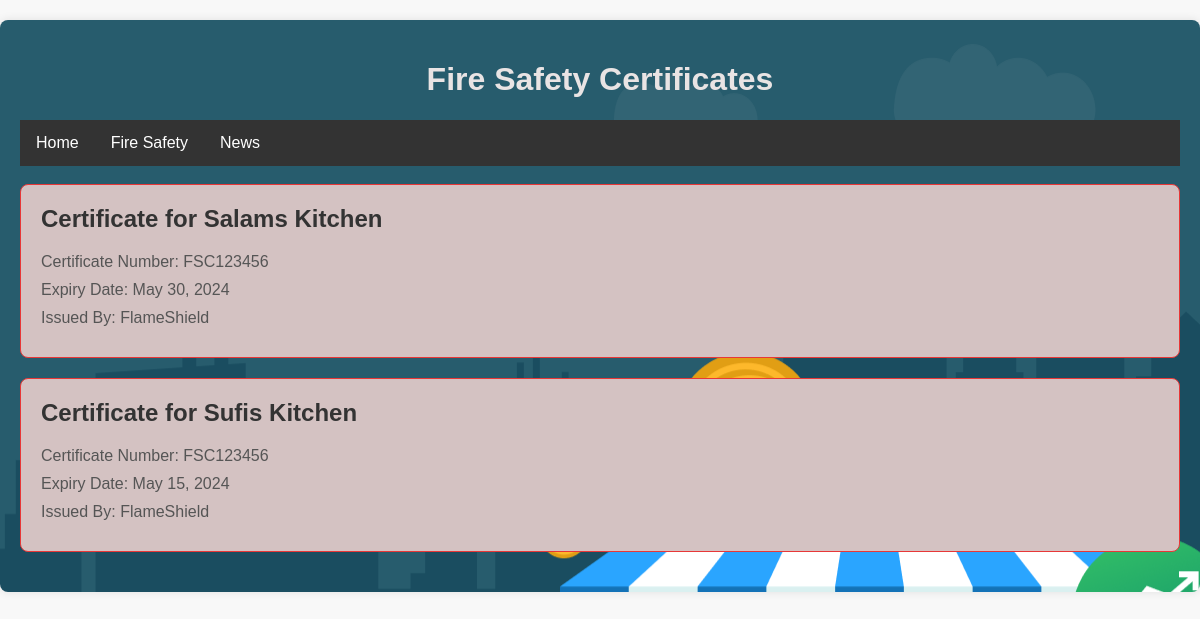
Page /certificate/ on the earlier database version.
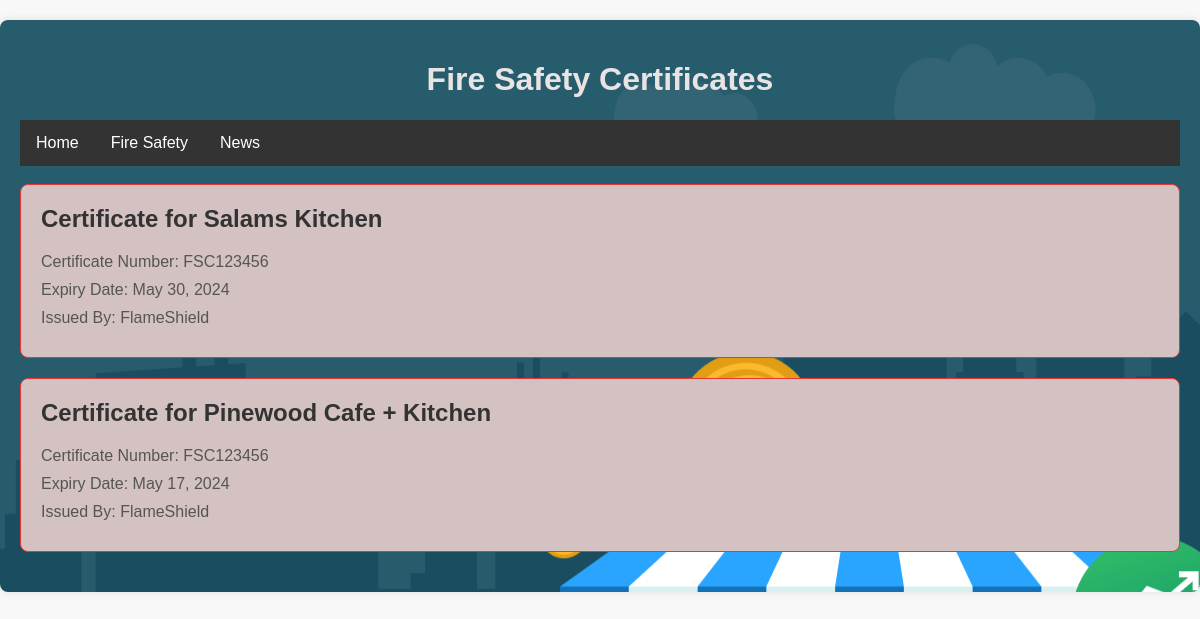
Same page on the later database version.
### app1/models.py (models this page shows)
class addRestaurentModel(models.Model) :
    commpanyName = models.CharField(max_length=50)
    issuedBy = models.CharField(max_length=50)
    expiryDate = models.DateField()
    message = models.TextField()

### app1/views.py (the view)
# urls.py: path('certificate/', views.certificateView, name = "certificate"),
def certificateView(request):
    restaurants = addRestaurentModel.objects.filter()
    args = {
        "restaurants": restaurants,
    }
    return render(request, "certificate.html", args)

### templates/certificate.html (shortened to what this page needs)
<!DOCTYPE html>
<html lang="en">
<head>
</head>
<body>
<div class="container">
  <header> <h1>Fire Safety Certificates</h1> </header>
  <div class="navbar">
    <a href="/home">Home</a>
    <a href="/safety">Fire Safety</a>
    <div class="dropdown">
      <button class="dropbtn">News
      </button>
    </div>
  </div>
  <br>
  {% for i in restaurants %}
  <div class="certificate">
    <h2>Certificate for {{i.commpanyName}}</h2>
    <p>Certificate Number: FSC123456</p>
    <p>Expiry Date: {{i.expiryDate}}</p>
    <p>Issued By: FlameShield</p>
  </div>
{% endfor %}
</div>
</body>
</html>

Differences in the rows shown:
removed addRestaurentModel: commpanyName "Sufis Kitchen", expiryDate "May 15, 2024"
added addRestaurentModel: commpanyName "Pinewood Cafe + Kitchen", expiryDate "May 17, 2024"
